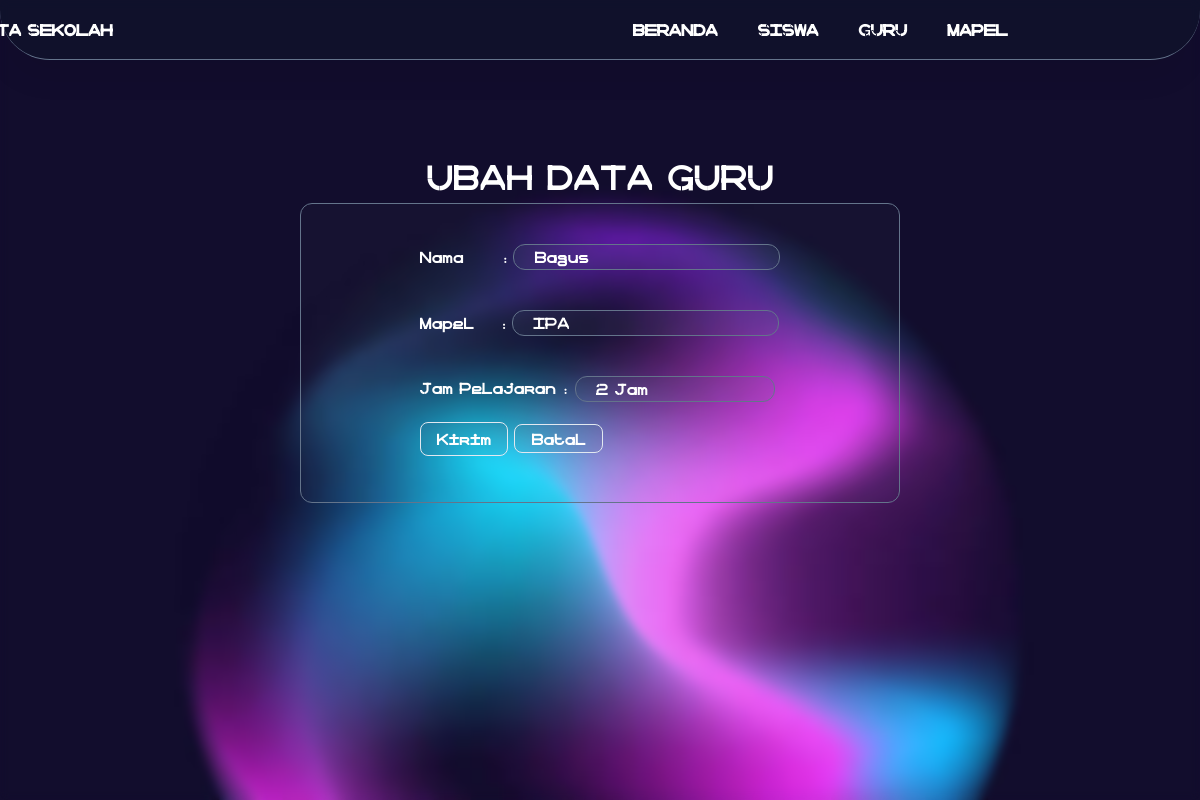
/ubah_guru.php?data=3, run on an earlier commit of the app's database.
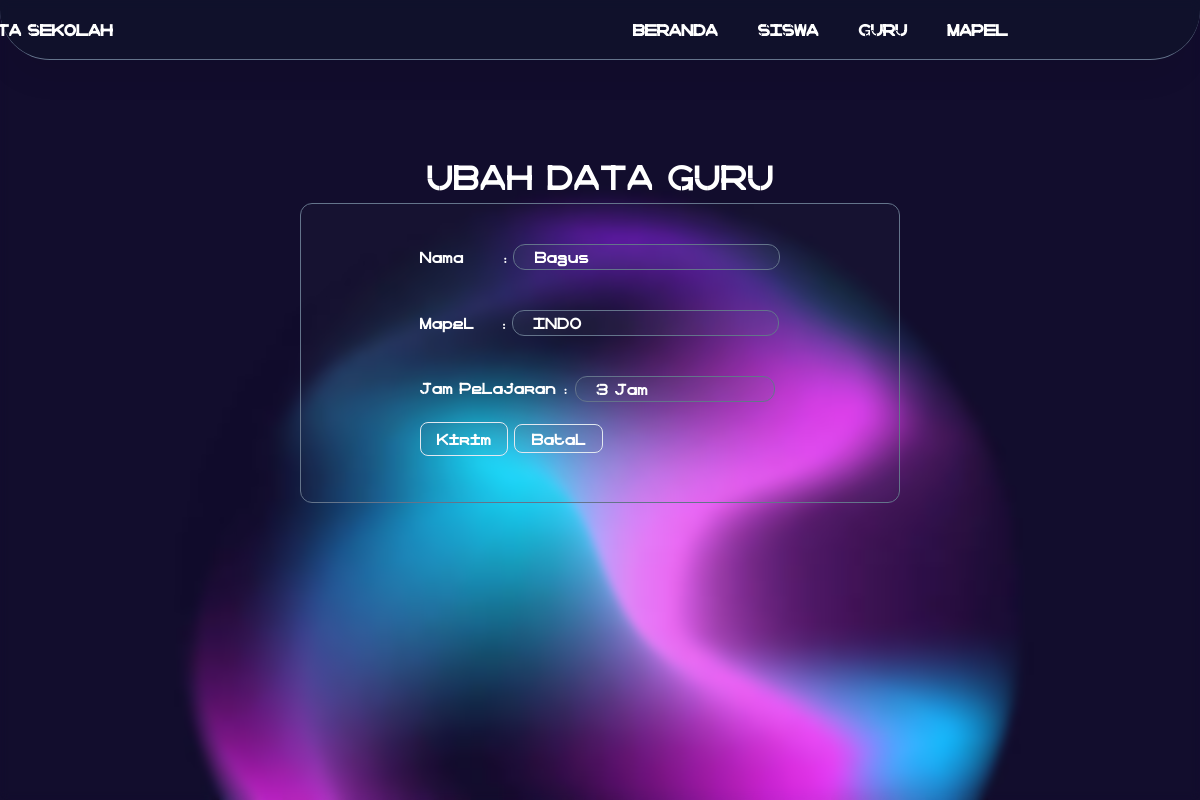
And on a later commit of the database.
### tables this page shows
CREATE TABLE `tbl_guru` (
  `id_guru` int(11) NOT NULL,
  `nama` varchar(50) NOT NULL,
  `mapel` varchar(30) NOT NULL,
  `jam_pelajaran` text NOT NULL
);

### ubah_guru.php (the view, shortened to what this page needs)
<?php
include 'koneksi.php';
if (isset($_GET['data'])) {
    $id_guru = $_GET['data'];
    $query = "SELECT * FROM tbl_guru WHERE id_guru = '$id_guru'";
    $sql = mysqli_query($conn, $query);
    $result = mysqli_fetch_assoc($sql);
}
?>
<!DOCTYPE html>
<html lang="en">
<head>
    <script src="https://cdn.tailwindcss.com"></script>
    <link rel="stylesheet" href="style.css">
</head>
<body style="font-family: otr;">
<main class="min-h-[100vh] flex items-center justify-center" style="background-image: url(img/circleholo.jpg); background-repeat: no-repeat; background-size: cover;">
    <glass class="glass bg-transparent backdrop-blur-sm min-h-[100vh] w-[100%] rounded-lg">
        <nav class="fixed z-10 w-full h-[60px] bg-slate-900/50 backdrop-blur-xl border-b-[1px] border-slate-500 rounded-b-[50px]">
            <ul class="flex justify-center items-center h-[100%]">
                <a href="" class="font-semibold text-white ml-[-200px]">DATA SEKOLAH</a>
                <li class="px-5 ml-[500px] font-semibold hover:text-sky-500 text-white">
                    <a href="index.php">BERANDA</a>
                </li>
                <li class="px-5 font-semibold text-white hover:text-sky-500">
                    <a href="data_siswa.php">SISWA</a>
                </li>
                <li class="px-5 font-semibold text-white hover:text-sky-500">
                    <a href="data_guru.php">GURU</a>
                </li>
                <li class="px-5 font-semibold text-white hover:text-sky-500">
                    <a href="data_mapel.php">MAPEL</a>
                </li>
            </ul>
        </nav>
        <h1 class="text-white text-[35px] text-center mt-[150px]">UBAH DATA GURU</h1>
        <div class="form m-auto w-[600px] h-[300px] backdrop-blur-lg bg-slate-500/5 rounded-xl border-[1px] border-slate-500">
            <div class="inputs grid justify-center text-white">
            <form action="" method="POST">
                <div class="">
                    <span>Nama</span>
                    <span class="ml-[34px]">:</span>
                    <input type="text" name="nama" class="bg-slate-500/10 rounded-xl border-[1px] border-slate-500 outline-none mt-10 px-5" value="<?=$result['nama']?>" required>
                </div>
                <div class="">
                    <span>Mapel</span>
                    <span class="ml-[22px]">:</span>
                    <input type="text" name="mapel" class="bg-slate-500/10 rounded-xl border-[1px] border-slate-500 outline-none mt-10 px-5" value="<?=$result['mapel']?>" required>
                </div>
                <div class="mt-10 flex">
                    <span>Jam Pelajaran</span>
                    <span class="ml-2">:</span>
                    <input class="ml-2 px-5 bg-slate-500/10 rounded-xl border-[1px] border-slate-500 outline-none w-[200px]" type="text" name="jam_pelajaran" value="<?=$result['jam_pelajaran']?>" required></input>
                </div>
                <div class="btn mt-5">
                    <button name="ubah-guru" type="submit" class="px-4 py-1 bg-slate-500/10 hover:bg-white/20 rounded-lg border-[1px] border-slate-200">Kirim</button>
                    <a href="data_guru.php" type="submit" class="px-4 py-1 bg-slate-500/10 hover:bg-white/20 hover:text-slate-900 rounded-lg border-[1px] border-slate-200">Batal</a>
                </div>
            </form>
            </div>
        </div>
    </glass>
</main>
</body>
</html>

What changed in the data, as far as the page shows it:
changed tbl_guru "Bagus": mapel "IPA" → "INDO"; jam_pelajaran "2 Jam" → "3 Jam"
